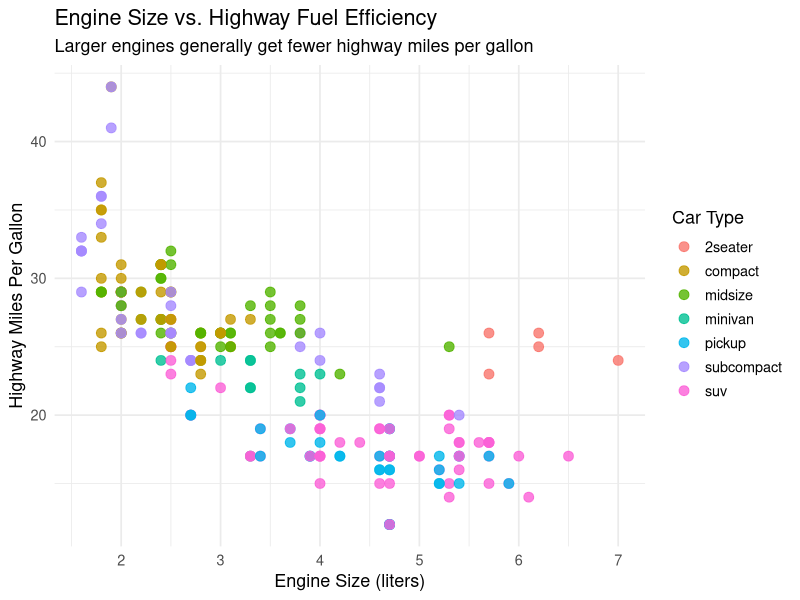

Recreate this plot in R.
## ---- chunk 1
#| message: false
library(tidyverse)
## ---- chunk 2

ggplot(mpg, aes(x = displ, y = hwy, color = class)) +
  geom_point(size = 3, alpha = 0.8) +
  labs(
    title = "Engine Size vs. Highway Fuel Efficiency",
    subtitle = "Larger engines generally get fewer highway miles per gallon",
    x = "Engine Size (liters)",
    y = "Highway Miles Per Gallon",
    color = "Car Type"
  ) +
  theme_minimal(base_size = 13)
